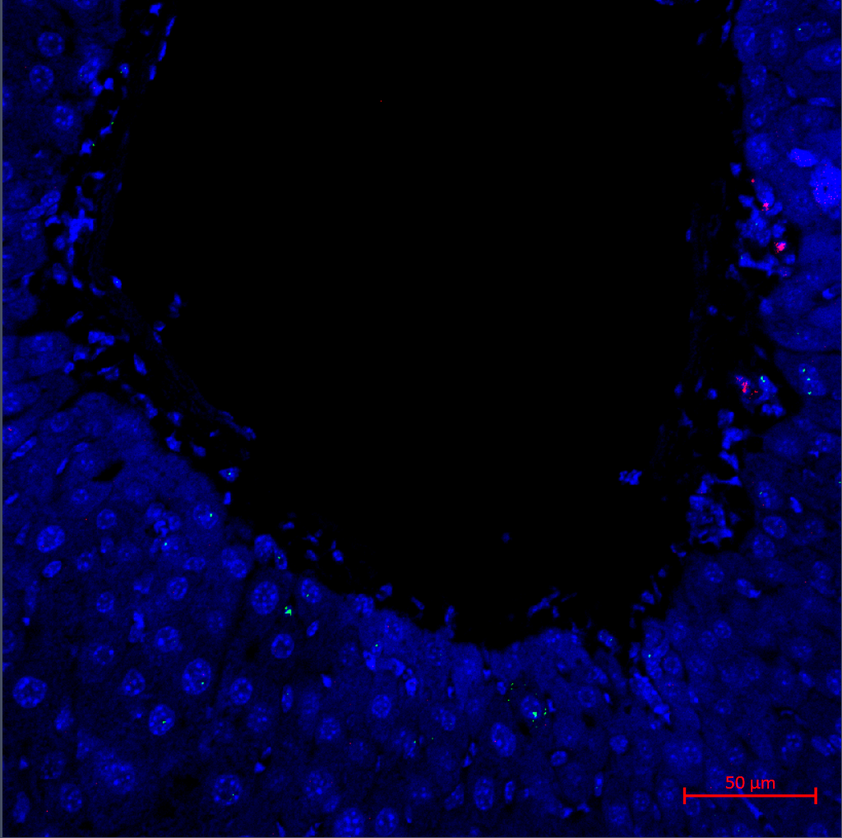
#> input picture test_data/test_image.png, 842 x 838 px, shrunk from 1024 x 1019 before the run
$ python segment_cell.py --nucleus ../test_data/test_nucleus.tif --image ../test_data/test_image.png
#> lines starting #> are read from the running program, lines starting #| are printed output that depends on the picture; after the words box and inside, x2 and y2 are one past the last pixel; in counts of white or black regions, pixels touching at a corner belong together
### DAPISeg/utils.py
import numpy as np
import tifffile as tif
import matplotlib.image as image
from cloudvolume import CloudVolume
import itertools
import operator

from model import Model
from nets.unet import UNet

# Read image
def read_image(img_path):

#> called with img_path = '../test_data/test_image.png'
	if img_path[-3:] == "png":

		img = image.imread(img_path)
#> img is the input picture: shape (838, 842, 3) float32; mean R, G, B 0.00263, 0.00175, 0.153
		img = (img*255).astype("uint8")

		if len(img.shape)==3:
			img = img[:,:,2]
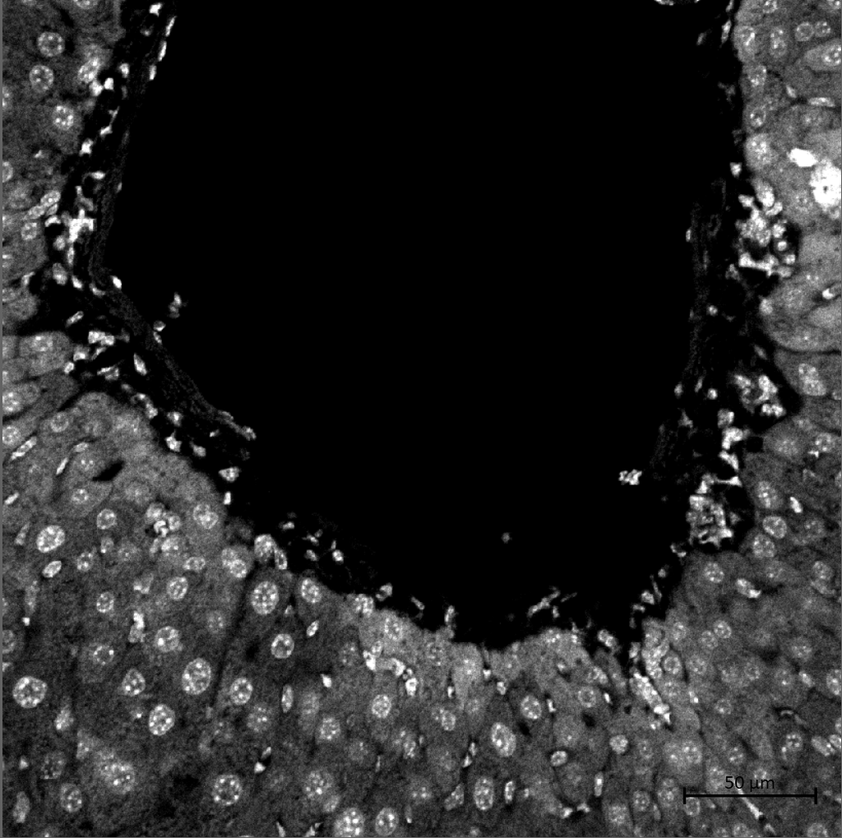
#> img: shape (838, 842); min 0, max 255, mean 39
#> call 2 of read_image, with img_path = '../test_data/test_nucleus.tif'
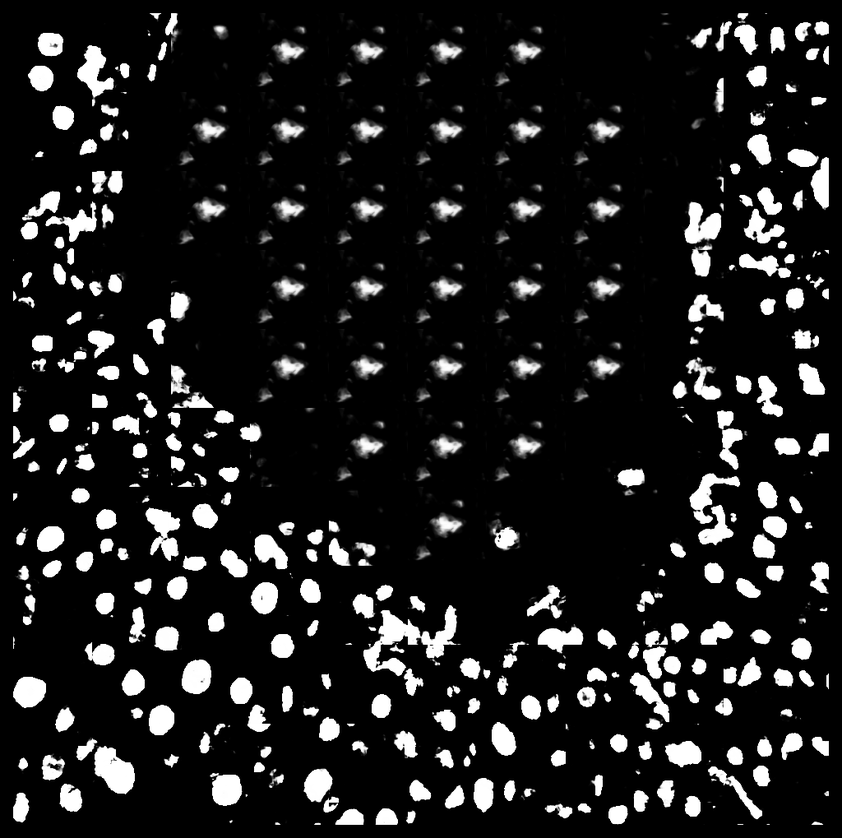
#> input picture test_data/test_nucleus.tif, 842 x 838 px, shrunk from 1024 x 1019 before the run
#> in read_image, img is the input picture: shape (838, 842); min 0, max 255, mean 30.1

	elif img_path[-3:] == "tif":

		img = tif.imread(img_path)

		if len(img.shape)==3:
			img = img[:,:,2]

	elif img_path[:3] == "gs:":

		vol = CloudVolume(img_path, parallel=True, progress=False)
		img = vol[:,:,:][...,0]

	return img

# Save image
# [85 lines left out: functions save_image, load_model, load_chkpt, chunk_bboxes, bounds1D_overlap, not called in this run]

### DAPISeg/segment_cell.py
"""
Script to segment cell from predicted nuclei.
"""

import numpy as np
import matplotlib.pyplot as plt
import cc3d
from scipy.spatial import cKDTree
import argparse

from utils import read_image, save_image


# Segment cell based on predicted nuclei
def segment_cell(img, pred):

	# Threshold to make binary image
	pthr = 0.9*255
	pred_thr = (pred>pthr).astype("uint8")
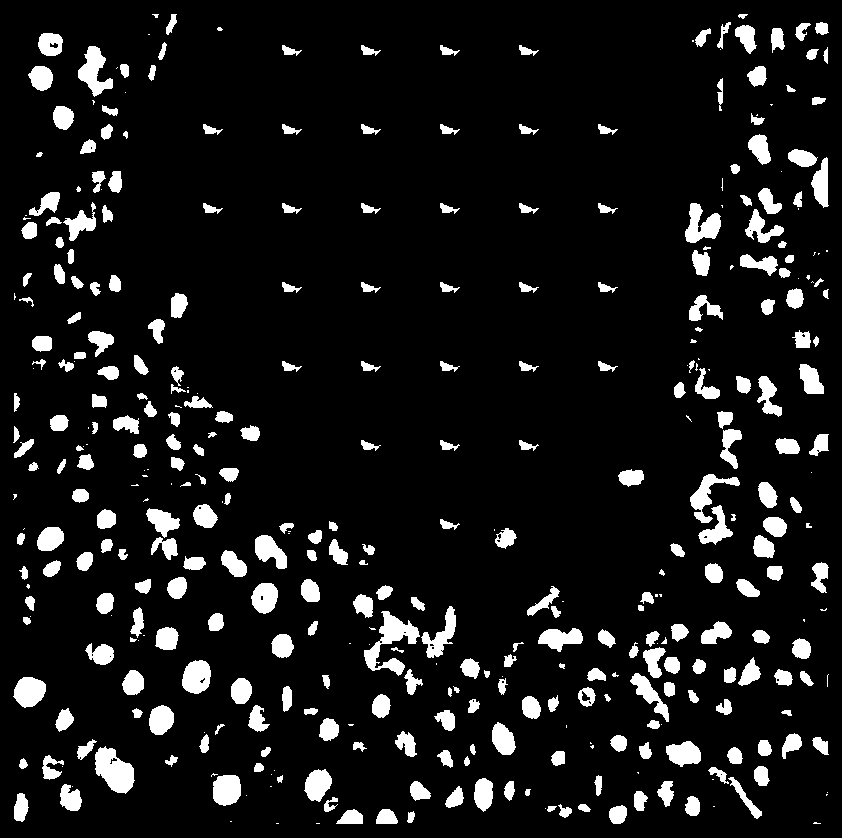
#> pred_thr: shape (838, 842); values 0 (black) and 1 (white), 9.3% white; 399 white regions (94 under 20 px), largest, box (x1, y1, x2, y2) and area: (364, 611, 420, 676) 1338, (95, 746, 135, 794) 1198, (78, 46, 113, 97) 886

	# Denoise
	kw = 10
	dthr = 0.6
	h = img.shape[0]
#> h = 838
	w = img.shape[1]
#> w = 842

	kernel = np.ones((kw,kw), dtype="uint8")

	pred_denoise = np.copy(pred_thr)
	for i in range(h-kw):
		for j in range(w-kw):

			if np.mean(img[i:i+kw,j:j+kw])<dthr:
				pred_denoise[i+kw//2,j+kw//2] = 0
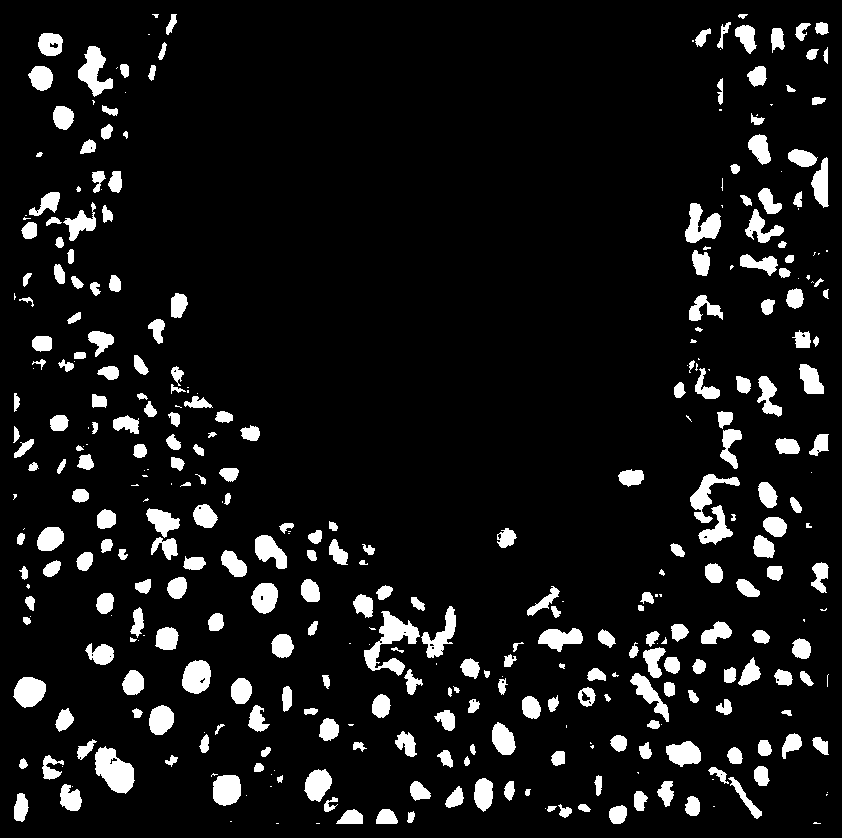
#> pred_denoise: shape (838, 842); values 0 (black) and 1 (white), 8.8% white; 368 white regions (93 under 20 px), largest, box (x1, y1, x2, y2) and area: (364, 611, 420, 676) 1338, (95, 746, 135, 794) 1198, (78, 46, 113, 97) 886

	# Filter dust
	sthr = 10

#> (the run stopped early here; a loop or call above may not have finished)
